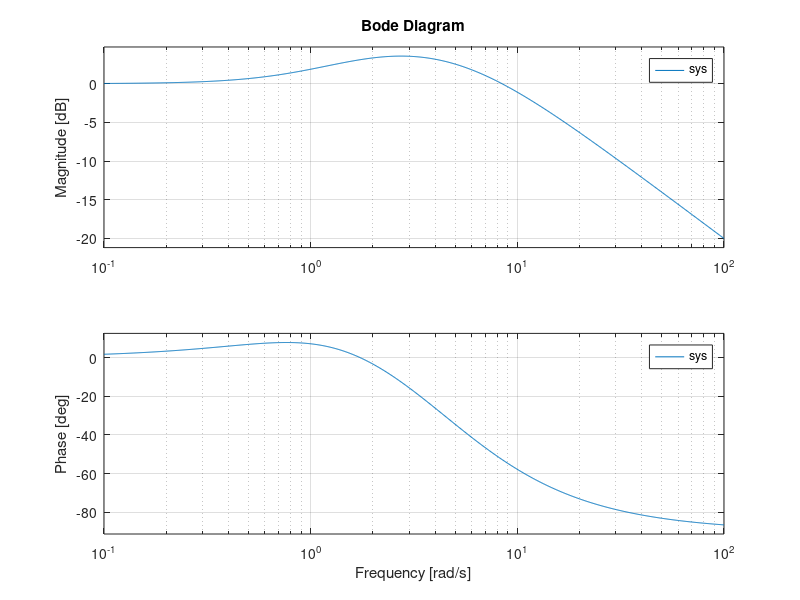

The MATLAB source for this figure:
s = tf('s');
% closed-loop transfer function
sys = 10*(s+1)/(s+2)/(s+5);
bode(sys)

% In the absence of a zero, a second-order system with kesi>0.707 will not
% exhibit a resonance peak; however, the presence of a closed-loop zero
% will cause such a peak. In the presence of a zero, the loop is turned up
% at the zero. If the zero is smaller than both of the poles, the flat gain
% part of the bode plot will be turned up.